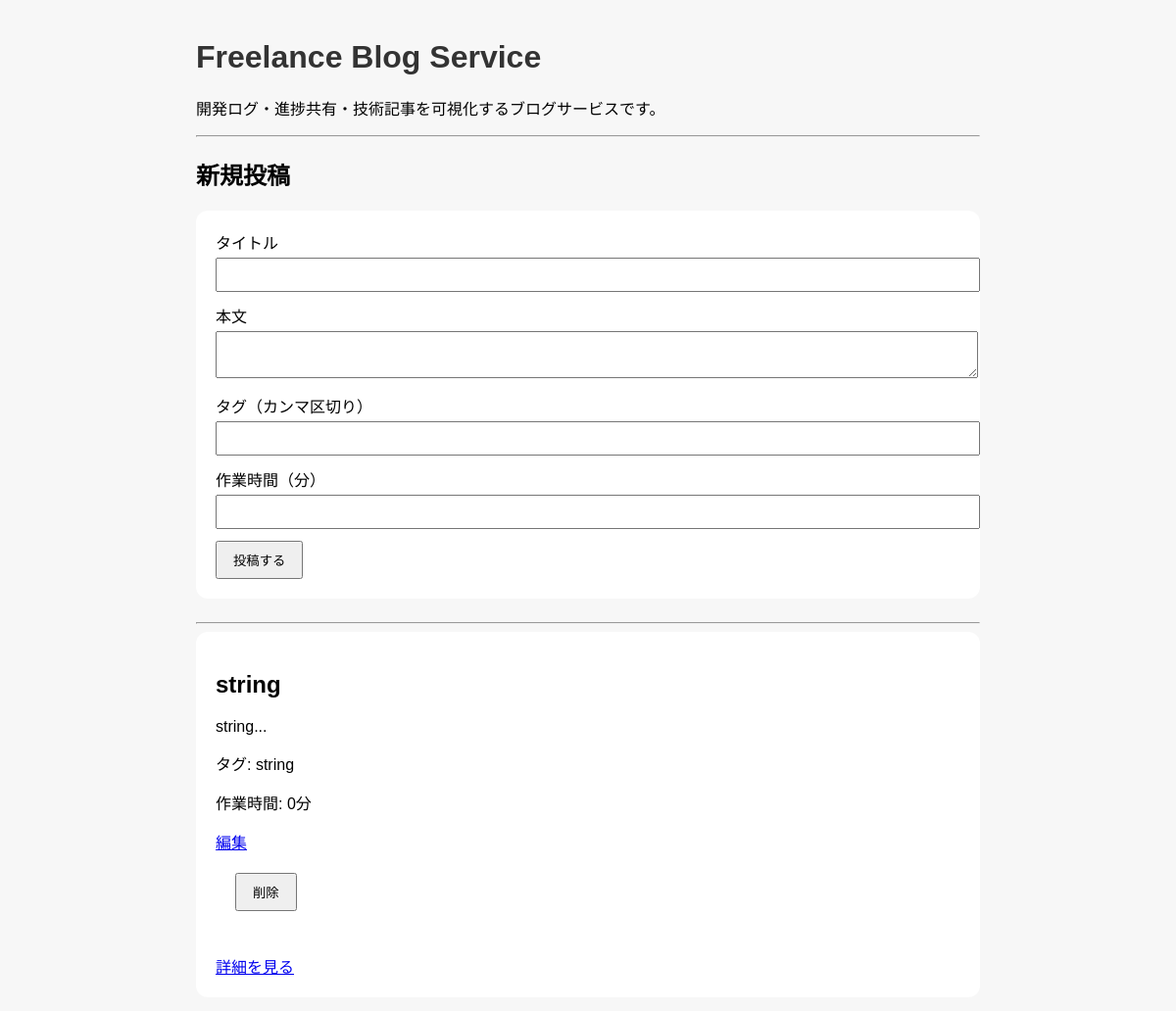
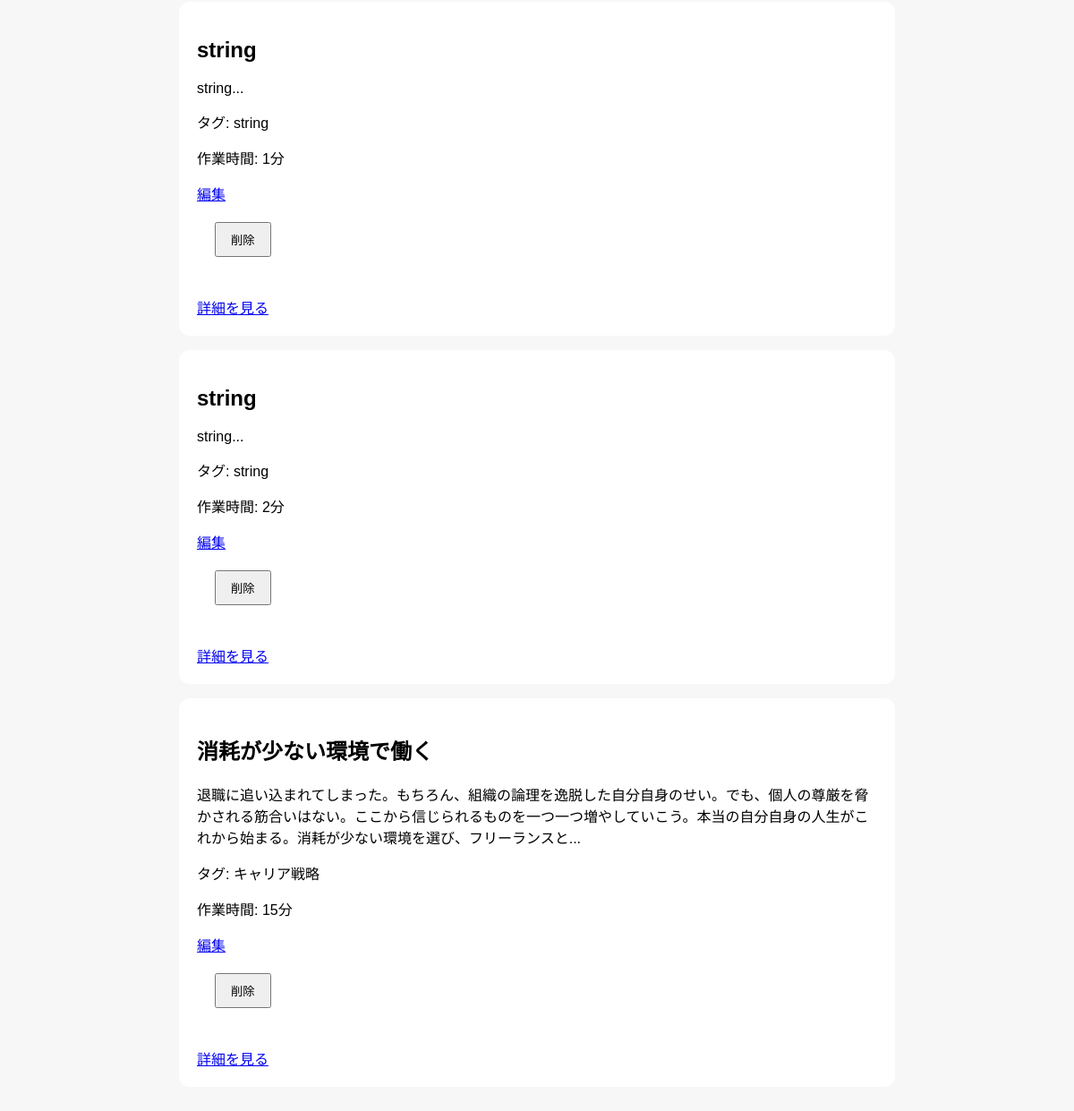
The app's page /posts-page with its own data (2 pictures, top to bottom).
### app/models.py (models this page shows)
class Post(Base):
    __tablename__ = "posts"
    id = Column(Integer, primary_key=True, index=True)
    title = Column(String, index=True)
    content = Column(String)
    tags = Column(String)
    work_time_minutes = Column(Integer)
    created_at = Column(DateTime, default=datetime.now)

### app/main.py (the view)
@app.get("/posts-page")
def posts_page(request: Request, db: Session = Depends(get_db)):
    posts = db.query(models.Post).all()
    return templates.TemplateResponse(
        request,
        "posts.html",
        {"posts": posts}
    )

### app/templates/posts.html (shortened to what this page needs)
<!DOCTYPE html>
<html lang="ja">
<head>
    <link rel="stylesheet" href="/static/style.css">
</head>
<body>
    <h1>Freelance Blog Service</h1>
    <p>開発ログ・進捗共有・技術記事を可視化するブログサービスです。</p>
    <hr>
    <h2>新規投稿</h2>
    <form action="/posts-page" method="post">
    <div>
        <label>タイトル</label><br>
        <input type="text" name="title">
    </div>
    <div>
        <label>本文</label><br>
        <textarea name="content"></textarea>
    </div>
    <div>
        <label>タグ（カンマ区切り）</label><br>
        <input type="text" name="tags">
    </div>
    <div>
        <label>作業時間（分）</label><br>
        <input type="number" name="work_time_minutes">
    </div>
    <button type="submit">投稿する</button>
    </form>
    <hr>
    {% for post in posts %}
    <div class="post-card">
        <h2>{{ post.title }}</h2>
        <p>{{ post.content[:120] }}...</p>
        <p>タグ: {{ post.tags }}</p>
        <p>作業時間: {{ post.work_time_minutes }}分</p>
        <a href="/posts-page/{{ post.id }}/edit">編集</a>
        <form action="/posts-page/{{ post.id }}/delete" method="post">
        <button type="submit">削除</button>
        </form>
        <a href="/posts-page/{{ post.id }}">詳細を見る</a>
    </div>
    {% endfor %}
</body>
</html>

### app/static/style.css (style rules this page uses)
body { font-family: sans-serif; max-width: 800px; margin: 40px auto; padding: 0 20px; background: #f7f7f7; }
h1 { color: #333; }
form { background: white; padding: 20px; border-radius: 12px; margin-bottom: 24px; }
input, textarea { width: 100%; padding: 8px; margin-top: 4px; margin-bottom: 12px; }
button { padding: 8px 16px; cursor: pointer; }
.post-card { background: white; padding: 20px; border-radius: 12px; margin-bottom: 16px; }

### records on screen
Post: title "string", content "string", tags "string", work_time_minutes "0"
Post: title "string", content "string", tags "string", work_time_minutes "1"
Post: title "string", content "string", tags "string", work_time_minutes "2"
Post: title "消耗が少ない環境で働く", content "退職に追い込まれてしまった。もちろん、組織の論理を逸脱した自分自身のせい。でも、個人の尊厳を脅かされる筋合いはない。ここから信じられるものを一つ一つ増やしていこう。本当の自分自身の人生がこれから始まる。消耗が少ない環境を選び、フリーランスと", tags "キャリア戦略", work_time_minutes "15"
